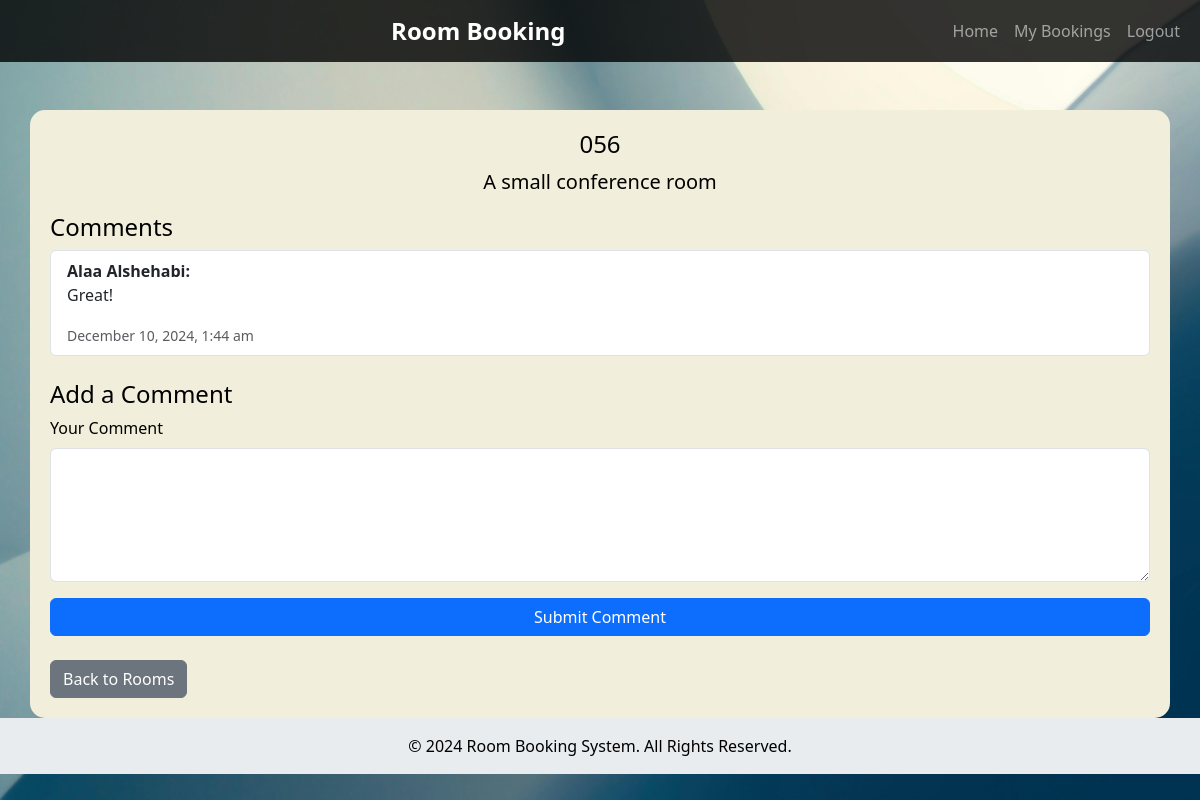
Page /comments.php?room_id=4 (signed in) on the committed database.
### tables this page shows
CREATE TABLE `rooms` (
  `id` int(11) NOT NULL,
  `room_name` varchar(100) NOT NULL,
  `capacity` int(11) NOT NULL,
  `description` text DEFAULT NULL,
  `equipment` text DEFAULT NULL,
  `created_at` timestamp NOT NULL DEFAULT current_timestamp(),
  `updated_at` timestamp NOT NULL DEFAULT current_timestamp() ON UPDATE current_timestamp()
);

CREATE TABLE `comments` (
  `id` int(11) NOT NULL,
  `room_id` int(11) NOT NULL,
  `user_id` int(11) NOT NULL,
  `comment` text NOT NULL,
  `response` text DEFAULT NULL,
  `created_at` timestamp NOT NULL DEFAULT current_timestamp(),
  `updated_at` timestamp NOT NULL DEFAULT current_timestamp() ON UPDATE current_timestamp()
);

CREATE TABLE `users` (
  `id` int(11) NOT NULL,
  `name` varchar(100) NOT NULL,
  `email` varchar(100) NOT NULL,
  `password` varchar(255) NOT NULL,
  `profile_picture` varchar(255) DEFAULT NULL,
  `user_type` enum('admin','user') NOT NULL DEFAULT 'user'
);

### comments.php (the view, shortened to what this page needs)
<?php
require 'connection.php';
include 'header.php';
$room_id = $_GET['room_id'];
$stmt = $pdo->prepare("SELECT * FROM rooms WHERE id = :id");
$stmt->execute(['id' => $room_id]);
$room = $stmt->fetch(PDO::FETCH_ASSOC);
$stmt = $pdo->prepare("SELECT c.comment, u.name AS user_name, c.created_at
                       FROM comments c
                       JOIN users u ON c.user_id = u.id
                       WHERE c.room_id = :room_id
                       ORDER BY c.created_at DESC");
$stmt->execute(['room_id' => $room_id]);
$comments = $stmt->fetchAll(PDO::FETCH_ASSOC);
?>
<div class="container mt-5">
    <h2 class="text-center"><?= htmlspecialchars($room['room_name']) ?></h2>
    <p class="lead text-center"><?= htmlspecialchars($room['description']) ?></p>
    <h4>Comments</h4>
    <?php if (empty($comments)): ?>
        <p>No comments yet. Be the first to comment!</p>
    <?php else: ?>
        <ul class="list-group">
            <?php foreach ($comments as $comment): ?>
                <li class="list-group-item">
                    <strong><?= htmlspecialchars($comment['user_name']) ?>:</strong>
                    <p><?= htmlspecialchars($comment['comment']) ?></p>
                    <small class="text-muted"><?= date('F j, Y, g:i a', strtotime($comment['created_at'])) ?></small>
                </li>
            <?php endforeach; ?>
        </ul>
    <?php endif; ?>
    <h4 class="mt-4">Add a Comment</h4>
    <form method="POST">
        <div class="mb-3">
            <label for="comment" class="form-label">Your Comment</label>
            <textarea name="comment" id="comment" class="form-control" rows="5" required></textarea>
        </div>
        <button type="submit" class="btn btn-primary w-100">Submit Comment</button>
    </form>
    <a href="rooms.php" class="btn btn-secondary mt-4">Back to Rooms</a>
</div>
<?php include 'footer.php'; ?>

### header.php (style rules this page uses)
body { background: url('room4.jpg') no-repeat center center fixed; background-size: cover; color: black; }
h1, h2 { color: black; }
h2 { font-size: 1.5rem; }
.container { background-color: #f1efdb; border-radius: 15px; padding: 20px; margin-top: 20px; }

### rows in the picture
rooms: room_name "056", description "A small conference room"
comments: user.name "Alaa Alshehabi", comment "Great!", created_at "December 10, 2024, 1:44 am"
